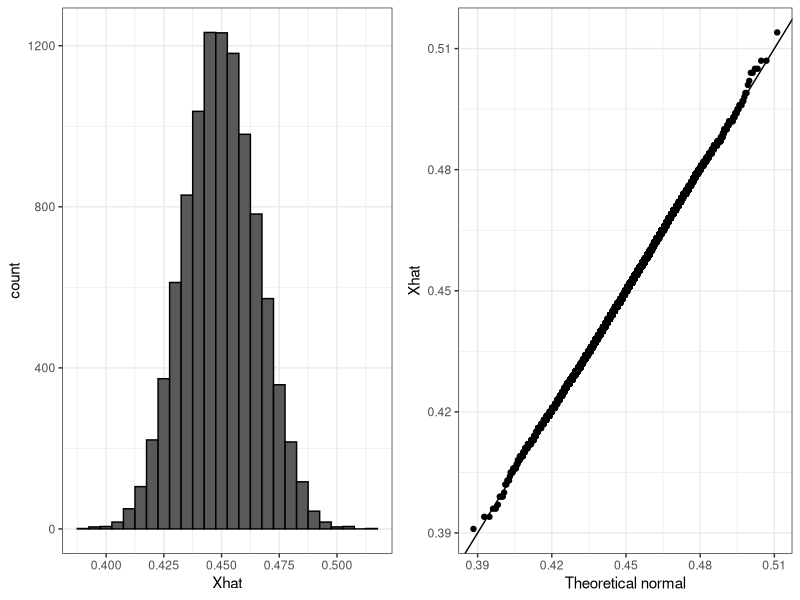
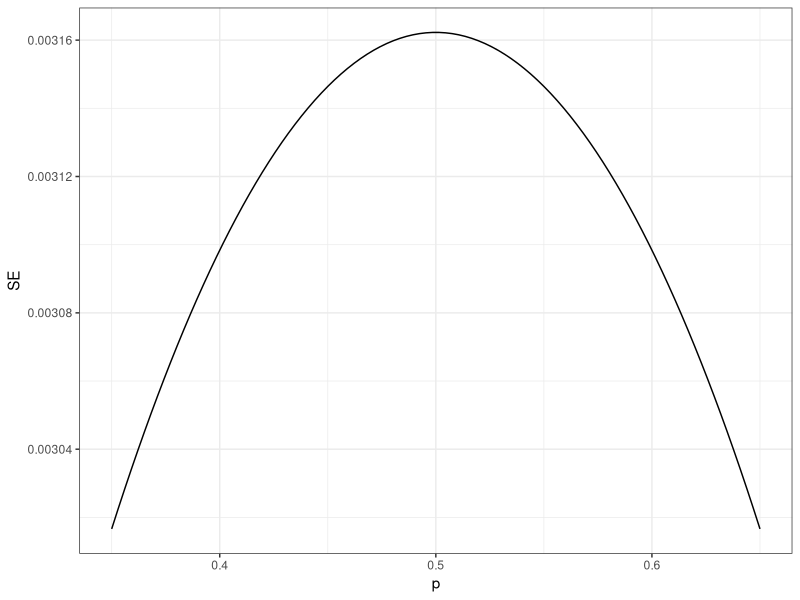

Write the R code that produced these figures, in order.
## ---- chunk 1
library(tidyverse)
library(dslabs)
ds_theme_set()
## ---- chunk 2
X_hat <- 0.48
se <- sqrt(X_hat*(1-X_hat)/25)
se
## ---- chunk 3
pnorm(0.01/se) - pnorm(-0.01/se)
## ---- chunk 4
2*se
## ---- chunk 5
pnorm(2)-pnorm(-2)
## ---- chunk 6
p <- 0.45
N <- 1000

X <- sample(c(0,1), size=N, replace=TRUE, prob=c(1-p, p))
Xhat <- mean(X)
## ---- chunk 7
B <- 10000
Xhat <- replicate(B, {
  X <- sample(c(0,1), size=N, replace=TRUE, prob=c(1-p, p))
  mean(X)
})
## ---- chunk 8
mean(Xhat)
sd(Xhat)
## ---- chunk 9
library(gridExtra)
p1 <- data.frame(Xhat=Xhat) %>% 
  ggplot(aes(Xhat)) + 
  geom_histogram(binwidth = 0.005, color="black")
p2 <-  data.frame(Xhat=Xhat) %>% 
  ggplot(aes(sample=Xhat)) + 
  stat_qq(dparams = list(mean=mean(Xhat), sd=sd(Xhat))) + geom_abline() + ylab("Xhat") + xlab("Theoretical normal")
grid.arrange(p1,p2, nrow=1)
## ---- chunk 10
N <- 100000
p <- seq(0.35, 0.65, length = 100)
SE <- sapply(p, function(x) 2*sqrt(x*(1-x)/N))
data.frame(p=p, SE = SE) %>% ggplot(aes(p, SE)) + 
  geom_line()
